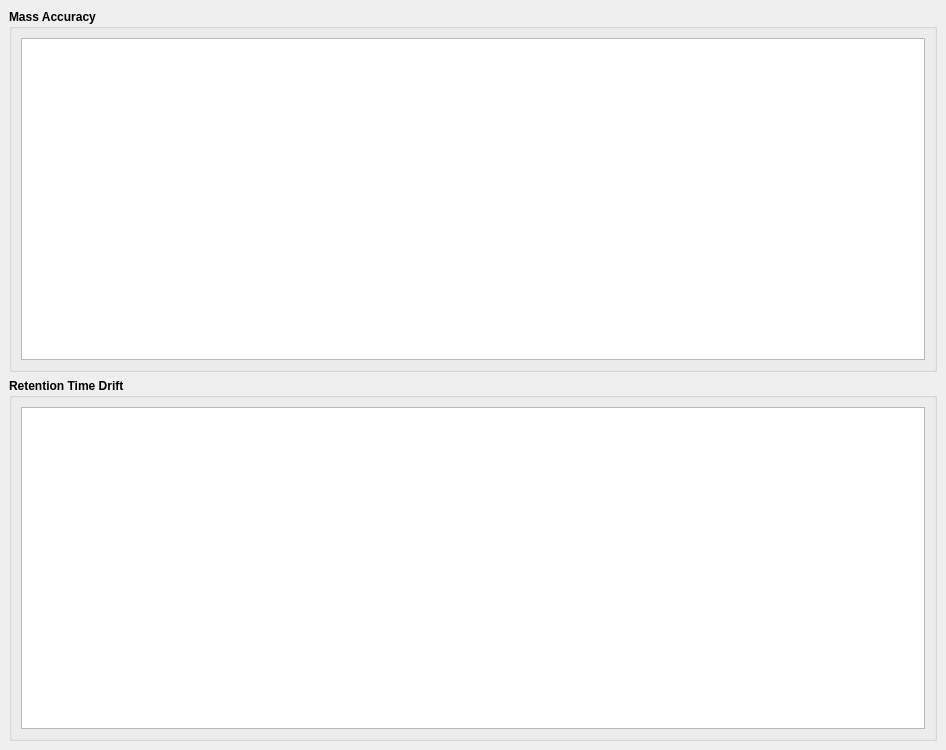
<?xml version="1.0" encoding="UTF-8"?>
<ui version="4.0">
 <class>DockWidget</class>
 <widget class="QDockWidget" name="DockWidget">
  <property name="geometry">
   <rect>
    <x>0</x>
    <y>0</y>
    <width>946</width>
    <height>750</height>
   </rect>
  </property>
  <property name="font">
   <font>
    <weight>75</weight>
    <bold>true</bold>
   </font>
  </property>
  <property name="windowTitle">
   <string>Results Summary</string>
  </property>
  <widget class="QWidget" name="dockWidgetContents">
   <layout class="QVBoxLayout" name="verticalLayout">
    <item>
     <widget class="QGroupBox" name="groupBox">
      <property name="title">
       <string>Mass Accuracy</string>
      </property>
      <layout class="QGridLayout" name="gridLayout">
       <item row="0" column="0">
        <widget class="GraphicsLayoutWidget" name="massAccuracyLayout"/>
       </item>
      </layout>
     </widget>
    </item>
    <item>
     <widget class="QGroupBox" name="groupBox_2">
      <property name="title">
       <string>Retention Time Drift</string>
      </property>
      <layout class="QGridLayout" name="gridLayout_2">
       <item row="0" column="0">
        <widget class="GraphicsLayoutWidget" name="rtDriftLayout"/>
       </item>
      </layout>
     </widget>
    </item>
   </layout>
  </widget>
 </widget>
 <customwidgets>
  <customwidget>
   <class>GraphicsLayoutWidget</class>
   <extends>QGraphicsView</extends>
   <header>pyqtgraph</header>
  </customwidget>
 </customwidgets>
 <resources/>
 <connections/>
</ui>
